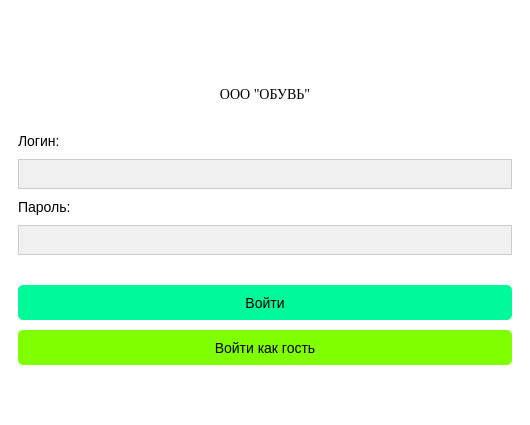
<?xml version="1.0" encoding="UTF-8"?>
<ui version="4.0">
 <class>LoginWindow</class>
 <widget class="QMainWindow" name="LoginWindow">
  <property name="geometry">
   <rect>
    <x>0</x>
    <y>0</y>
    <width>530</width>
    <height>425</height>
   </rect>
  </property>
  <property name="windowTitle">
   <string>Авторизация - ООО Обувь</string>
  </property>
  <property name="styleSheet">
   <string notr="true">background-color: #FFFFFF; font-family: 'Times New Roman'; font-size: 14px;</string>
  </property>
  <widget class="QWidget" name="centralwidget">
   <layout class="QGridLayout" name="gridLayout">
    <item row="1" column="0">
     <layout class="QHBoxLayout" name="horizontalLayout"/>
    </item>
    <item row="3" column="0">
     <spacer name="verticalSpacer_bottom">
      <property name="orientation">
       <enum>Qt::Vertical</enum>
      </property>
      <property name="sizeHint" stdset="0">
       <size>
        <width>20</width>
        <height>40</height>
       </size>
      </property>
     </spacer>
    </item>
    <item row="0" column="0">
     <spacer name="verticalSpacer_top">
      <property name="orientation">
       <enum>Qt::Vertical</enum>
      </property>
      <property name="sizeHint" stdset="0">
       <size>
        <width>20</width>
        <height>40</height>
       </size>
      </property>
     </spacer>
    </item>
    <item row="2" column="0">
     <widget class="QFrame" name="loginFrame">
      <property name="minimumSize">
       <size>
        <width>300</width>
        <height>0</height>
       </size>
      </property>
      <layout class="QVBoxLayout" name="verticalLayout_2">
       <property name="spacing">
        <number>10</number>
       </property>
       <item alignment="Qt::AlignHCenter">
        <widget class="QLabel" name="label">
         <property name="maximumSize">
          <size>
           <width>100</width>
           <height>100</height>
          </size>
         </property>
         <property name="layoutDirection">
          <enum>Qt::LeftToRight</enum>
         </property>
         <property name="text">
          <string/>
         </property>
         <property name="pixmap">
          <pixmap/>
         </property>
         <property name="scaledContents">
          <bool>true</bool>
         </property>
         <property name="alignment">
          <set>Qt::AlignCenter</set>
         </property>
         <property name="wordWrap">
          <bool>false</bool>
         </property>
        </widget>
       </item>
       <item>
        <widget class="QLabel" name="label_logo">
         <property name="font">
          <font>
           <family>Times New Roman</family>
           <pointsize>-1</pointsize>
          </font>
         </property>
         <property name="text">
          <string>ООО &quot;ОБУВЬ&quot;</string>
         </property>
         <property name="alignment">
          <set>Qt::AlignCenter</set>
         </property>
        </widget>
       </item>
       <item>
        <spacer name="verticalSpacer_2">
         <property name="orientation">
          <enum>Qt::Vertical</enum>
         </property>
         <property name="sizeHint" stdset="0">
          <size>
           <width>20</width>
           <height>20</height>
          </size>
         </property>
        </spacer>
       </item>
       <item>
        <widget class="QLabel" name="label_login">
         <property name="text">
          <string>Логин:</string>
         </property>
        </widget>
       </item>
       <item>
        <widget class="QLineEdit" name="lineEdit_login">
         <property name="minimumSize">
          <size>
           <width>0</width>
           <height>30</height>
          </size>
         </property>
         <property name="styleSheet">
          <string notr="true">background-color: #F0F0F0; border: 1px solid #CCCCCC; padding: 5px;</string>
         </property>
        </widget>
       </item>
       <item>
        <widget class="QLabel" name="label_password">
         <property name="text">
          <string>Пароль:</string>
         </property>
        </widget>
       </item>
       <item>
        <widget class="QLineEdit" name="lineEdit_password">
         <property name="minimumSize">
          <size>
           <width>0</width>
           <height>30</height>
          </size>
         </property>
         <property name="styleSheet">
          <string notr="true">background-color: #F0F0F0; border: 1px solid #CCCCCC; padding: 5px;</string>
         </property>
         <property name="echoMode">
          <enum>QLineEdit::Password</enum>
         </property>
        </widget>
       </item>
       <item>
        <spacer name="verticalSpacer_3">
         <property name="orientation">
          <enum>Qt::Vertical</enum>
         </property>
         <property name="sizeHint" stdset="0">
          <size>
           <width>20</width>
           <height>20</height>
          </size>
         </property>
        </spacer>
       </item>
       <item>
        <widget class="QPushButton" name="btn_login">
         <property name="minimumSize">
          <size>
           <width>0</width>
           <height>35</height>
          </size>
         </property>
         <property name="styleSheet">
          <string notr="true">background-color: #00FA9A; border-radius: 5px;</string>
         </property>
         <property name="text">
          <string>Войти</string>
         </property>
        </widget>
       </item>
       <item>
        <widget class="QPushButton" name="btn_guest">
         <property name="minimumSize">
          <size>
           <width>0</width>
           <height>35</height>
          </size>
         </property>
         <property name="styleSheet">
          <string notr="true">background-color: #7FFF00; border-radius: 5px;</string>
         </property>
         <property name="text">
          <string>Войти как гость</string>
         </property>
        </widget>
       </item>
      </layout>
     </widget>
    </item>
   </layout>
  </widget>
 </widget>
 <resources/>
 <connections/>
</ui>
